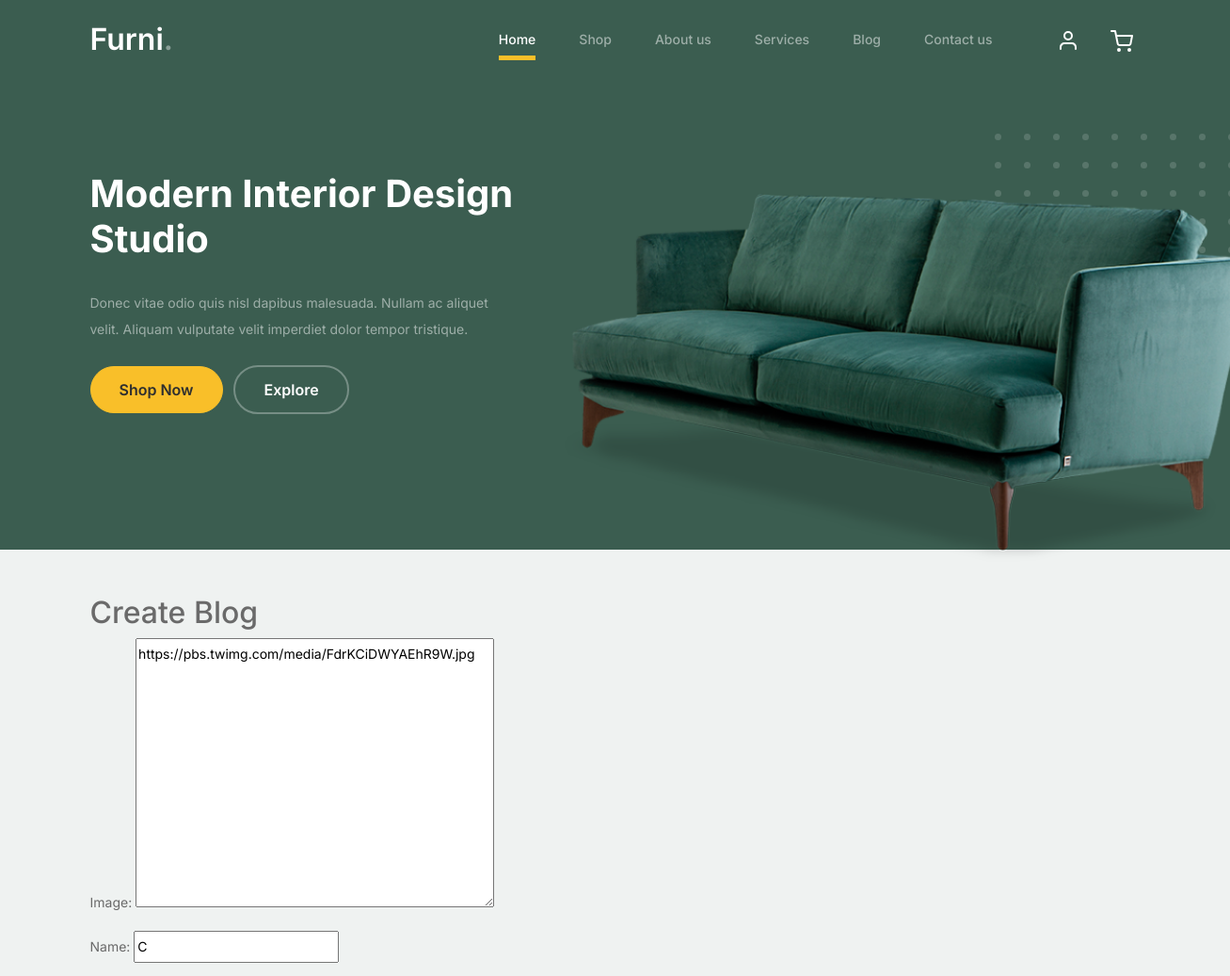
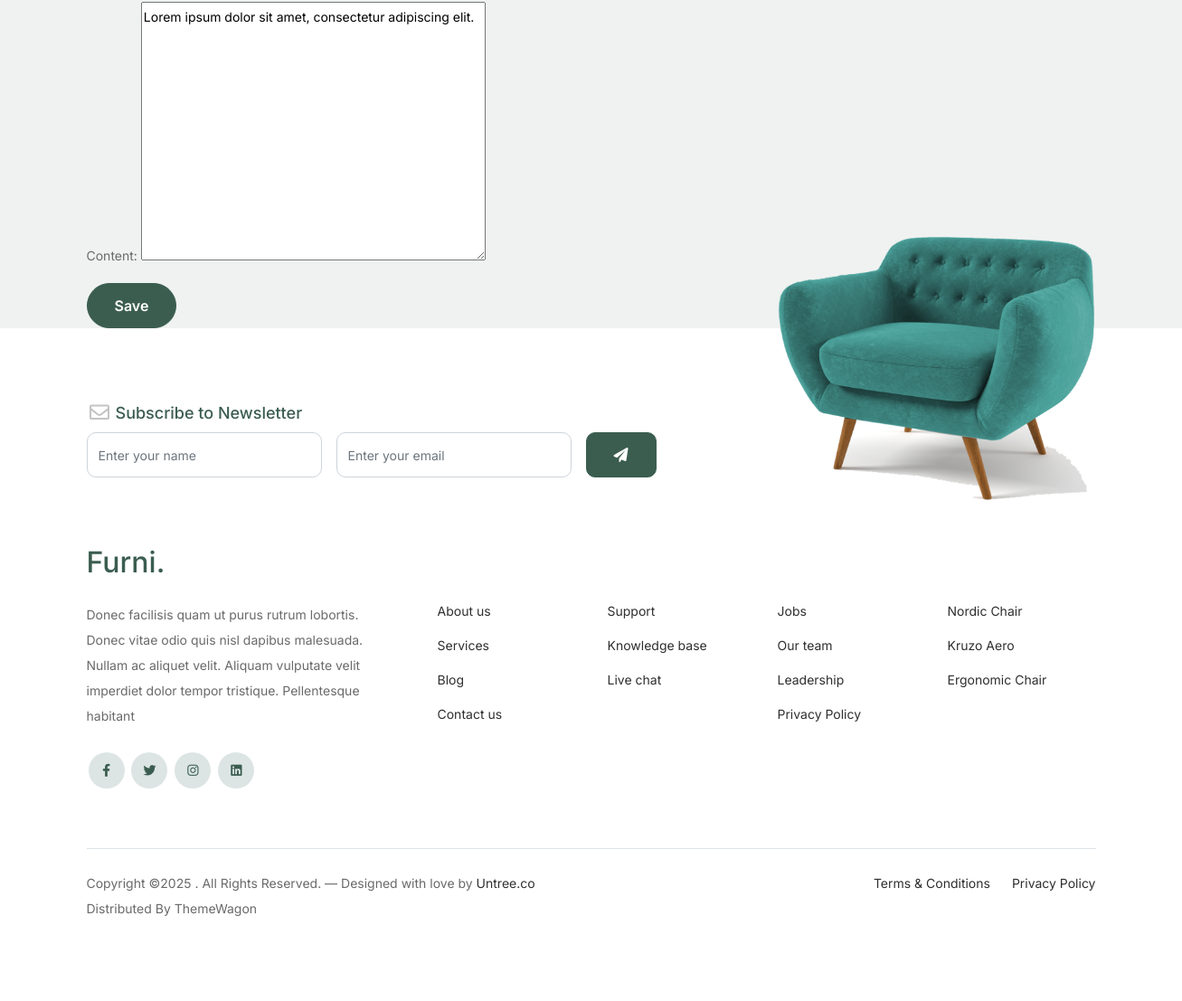
/blog/3/update/, run on the app's committed database (2 pictures, top to bottom).
### first_app/models.py (models this page shows, shortened)
class Blog(models.Model):
    image = models.TextField()
    name = models.CharField()
    content = models.TextField()

### first_app/views.py (the view)
# urls.py: path("blog/<int:pk>/update/", views.BlogUpdateView.as_view(), name="blog_update"),
class BlogUpdateView(UpdateView):
    fields = ("image", "name", "content")
    model = Blog
    success_url = reverse_lazy("blog")

### first_app/templates/first_app/blog_form.html (shortened to what this page needs)
{% extends "base.html" %}
{% block body_block %}
<div class="container mt-5">
    <h2>Create Blog</h2>
    <form method="post" enctype="multipart/form-data">
        {{ form.as_p }}
        <button type="submit" class="btn btn-primary">Save</button>
    </form>
</div>
{% endblock %}

### static/css/style.css (style rules this page uses)
body { overflow-x: hidden; position: relative; }
body { font-family: "Inter", sans-serif; font-weight: 400; line-height: 28px; color: #6a6a6a; font-size: 14px; background-color: #eff2f1; }
.btn { font-weight: 600; padding: 12px 30px; border-radius: 30px; color: #ffffff; background: #2f2f2f; border-color: #2f2f2f; }
.btn.btn-primary { background: #3b5d50; border-color: #3b5d50; }
textarea { height: auto !important; }

### data on the page
Blog: image "https://pbs.twimg.com/media/FdrKCiDWYAEhR9W.jpg", name "C", content "Lorem ipsum dolor sit amet, consectetur adipiscing elit."
